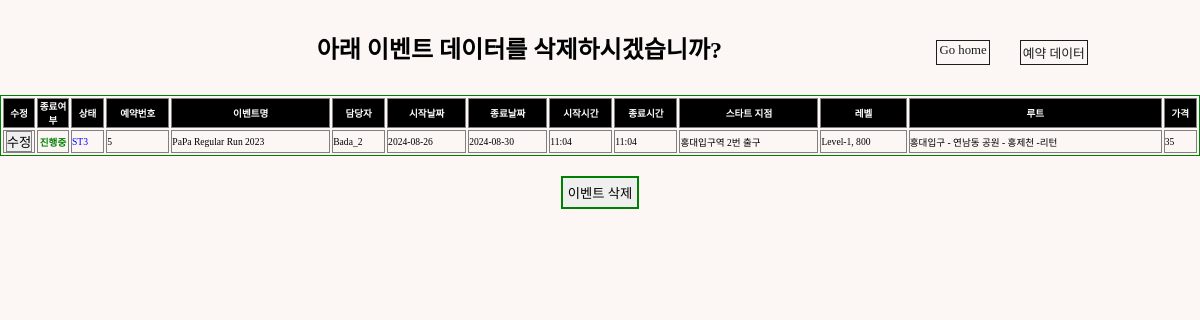
The page /events/deleventpage/5 (signed in) on the database as committed earlier.
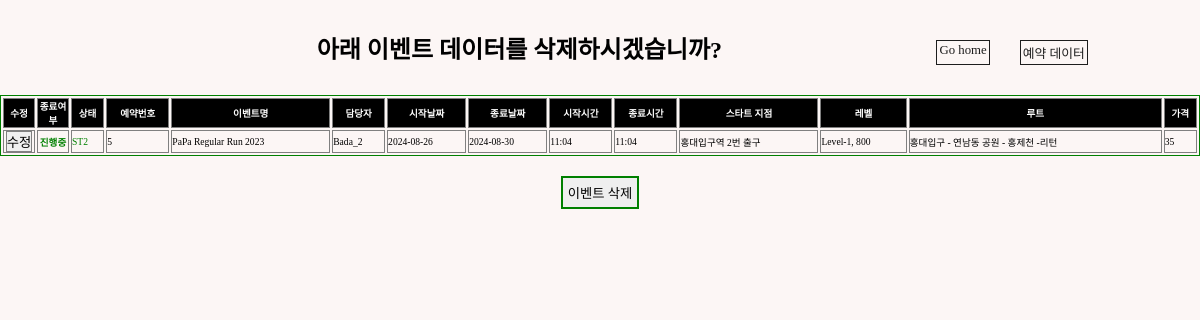
The same page on the database as committed later.
### events/models.py (models this page shows, shortened)
class GuestRun(models.Model):
    STATUS_CHOICE = [
        ("ST1", "Checking"),
        ("ST2", "On-Sale"),
        ("ST3", "Sold-Out"),
        ("ST4", "Closed"),
    ]
    LEVEL = [
        ("Level-1, 800","800"),
        ("Level-2, 730","730"),
        ("Level-3, 700","700"),
        ("Level-4, 630","630"),
        ("Level-5, 600","600"),
        ("Level-6, 530","530"),
        ("Full Access","Free"),
    ]
    event_id = models.AutoField(
        primary_key=True,
    )
    title = models.CharField(max_length=50)
    manager = models.ForeignKey(Manager, related_name="manager",blank=False, null=True, on_delete=models.SET_NULL)
    start_date = models.DateField(blank=True, null=True)
    start_time = models.TimeField(blank=True, null=True)
    end_date = models.DateField(blank=True, null=True)
    end_time = models.TimeField(blank=True, null=True)
    image = ResizedImageField(size=[1402,1000], upload_to="runMain", blank=True)
    route_image = ResizedImageField(size=[1402,1402], upload_to="runRoute", blank=True)
    start_point = models.CharField(max_length=50)
    status = models.CharField(
        max_length=8,
        choices=STATUS_CHOICE,
        default="ST1",
    )
    level = models.CharField(
        max_length=15,
        choices=LEVEL,
        default="Free",
    )
    amount = models.IntegerField(default=0)
    route = models.CharField(max_length=50, blank=False)
    desc = models.TextField(blank=True, default="-")
    completed = models.BooleanField(default=False)

### community/models.py (models this page shows)
class Manager(models.Model):
    m_id = models.AutoField(primary_key=True)
    account = models.ForeignKey(User, on_delete=models.CASCADE)
    name = models.CharField(max_length=20)
    email = models.CharField(max_length=50, blank=False)
    age = models.IntegerField(default=0)
    image = ResizedImageField(size=[200,200], upload_to="avatar", blank=False)
    def __str__(self):
        return self.name + "_"+ str(self.m_id)

### events/views.py (the view)
# urls.py: path("deleventpage/<str:pk>", views.deleventpage, name="deleventpage"),
def deleventpage(request, pk):
    event = GuestRun.objects.filter(pk=pk)
    return render(request, "admin/event_del.html", {"events": event})

### templates/admin/event_del.html (shortened to what this page needs)
{% load static %}
<!DOCTYPE html>
<html lang="en">
  <head>
    <link rel="stylesheet" type="text/css" href="{% static 'css/sterna.css' %}"/>
    <link href="https://cdnjs.cloudflare.com/ajax/libs/bootstrap-datetimepicker/3.0.0/css/bootstrap-datetimepicker.min.css" rel="stylesheet"/>
  </head>
  <body>
    {% if user.is_staff %}
      <div class="tocenter">
        <div class="flex-row" style="width:100%; margin: 30px 0 20px 0; justify-content:space-around;">
          <div style="width:10px;"></div>
          <div>
            <h2>아래 이벤트 데이터를 삭제하시겠습니까?</h2>
          </div>
          <div class="flex-row">
            <a style="border:solid 1px; font-size:0.8rem; padding:2px; margin:10px;" href="{% url "community:index" %}">Go home</a>
            <div style="width:10px;"></div>
            <a style="border:solid 1px; font-size:0.8rem; padding:2px; margin:10px;" href="{% url "community:data" %}">예약 데이터</a>
          </div>
        </div>
      </div>
      {% for data in events %}
        <div>
          <table border="1px solid black" bordercolor="green" style="font-size:0.6rem; width:100%;">
            <tr style="background-color:black; color:white;">
              <th scope="col" style="width:30px; text-align:center">수정</th>
              <th scope="col" style="width:30px; text-align:center">종료여부</th>
              <th scope="col">상태</th>
              <th scope="col">예약번호</th>
              <th scope="col">이벤트명</th>
              <th scope="col">담당자</th>
              <th scope="col">시작날짜</th>
              <th scope="col">종료날짜</th>
              <th scope="col">시작시간</th>
              <th scope="col">종료시간</th>
              <th scope="col">스타트 지점</th>
              <th scope="col">레벨</th>
              <th scope="col">루트</th>
              <th scope="col">가격</th>
            </tr>
            <tr>
              <td style="width:30px; text-align:center">
                <a href="{% url "events:update_event" data.pk %}">
                  <button>수정</button>
                </a>
              </td>
              {% if data.completed == True %}
                <td style="color:white; font-weight:bold; background-color:grey; text-align:center;">완료</td>
              {% else %}
                <td style="color:green; font-weight:bold; text-align:center;">진행중</td>
              {% endif %}
              {% if data.status == "ST1" %}
                <td style="color:orange;">{{data.status}}</td>
              {% elif data.status == "ST2" %}
                <td style="color:green;">{{data.status}}</td>
              {% elif data.status == "ST3" %}
                <td style="color:blue;">{{data.status}}</td>
              {% else %}
                <td style="color:grey;">{{data.status}}</td>
              {% endif %}
              <td>{{data.event_id}}</td>
              <td>{{data.title}}</td>
              <td>{{data.manager}}</td>
              <td>{{data.start_date | date:"Y-m-d"}}</td>
              <td>{{data.end_date | date:"Y-m-d"}}</td>
              <td>{{data.start_time | time:"H:i"}}</td>
              <td>{{data.end_time | time:"H:i"}}</td>
              <td>{{data.start_point}}</td>
              <td>{{data.level}}</td>
              <td>{{data.route}}</td>
              <td>{{data.amount}}</td>
            </tr>
          </table>
          <div class="flex-column">
            <div class="tocenter" style="margin:20px 0 0 0;">
              <a href="{% url "events:delevent" data.pk %}">
                <button style="padding: 5px; border:solid 2px green;">이벤트 삭제</button>
              </a>
            </div>
          </div>
        </div>
      {% endfor %}
    {% endif %}
  </body>
</html>

Rows that differ between the two databases and show on the page:
changed GuestRun "홍대입구역 2번 출구": status "ST3" → "ST2"
